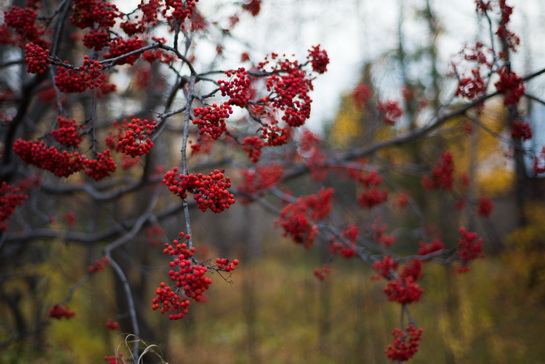
//> input picture mvms/lab4/pic.jpg, 545 x 364 px
$ ./lab4   (built with g++ and OpenCV 4, older OpenCV classes emulated)
//> lines starting //> are read from the running program, lines starting //| are printed output that depends on the picture
//> further down, img is the input picture: 364 rows x 545 cols, CV_8UC3; mean B, G, R 75.7, 85.4, 105.8
#include <opencv2/core/core.hpp>
#include <opencv2/highgui/highgui.hpp>
#include <opencv2/imgproc/imgproc.hpp>
#include <opencv2/features2d/features2d.hpp>
#include <iostream>
#include <fstream>

const double PI = std::acos(-1);

cv::Mat rotate(cv::Mat &img, const double &angle)
{
//> called with angle = 30
	auto radians = angle * PI / 180.0;

	auto sine = abs(std::sin(radians));
	auto cosine = abs(std::cos(radians));

	auto newWidth = static_cast<int>(img.cols * cosine + img.rows * sine);
//> newWidth = 653
	auto newHeight = static_cast<int>(img.cols * sine + img.rows * cosine);
//> newHeight = 587

	cv::Mat targetMat = cv::Mat::zeros(cv::Size(std::max(newWidth, img.cols), std::max(newHeight, img.rows)), img.type());

	auto offsetX = (newWidth - img.cols) / 2;
//> offsetX = 54
	auto offsetY = (newHeight - img.rows) / 2;
//> offsetY = 111

	if (offsetX < 0)
	{
		offsetX = 0;
	}

	if (offsetY < 0)
	{
		offsetY = 0;
	}

	img.copyTo(targetMat.rowRange(offsetY, offsetY + img.rows).colRange(offsetX, offsetX + img.cols));
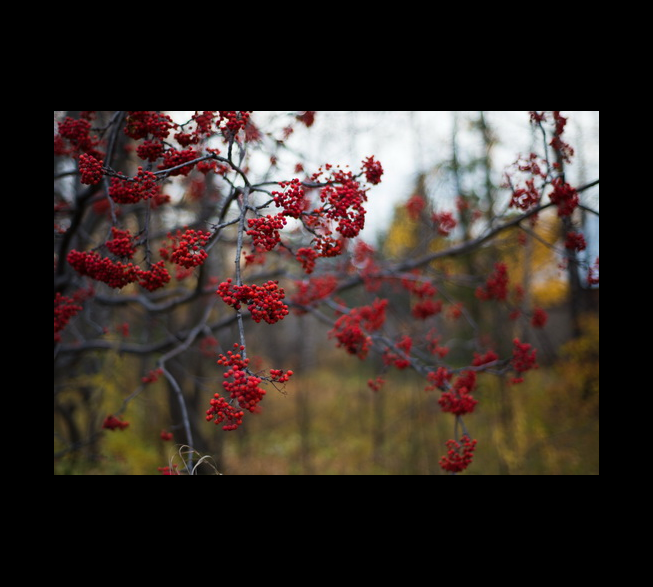
//> targetMat: 587 rows x 653 cols, CV_8UC3; mean B, G, R 39.2, 44.2, 54.7

	cv::Point2f center(targetMat.cols / 2.0, targetMat.rows / 2.0);
//> center = Point(326.5, 293.5)
	auto rotationMatrix = getRotationMatrix2D(center, angle, 1);

	cv::Mat result;

	warpAffine(targetMat, result, rotationMatrix, cv::Size(newWidth, newHeight));
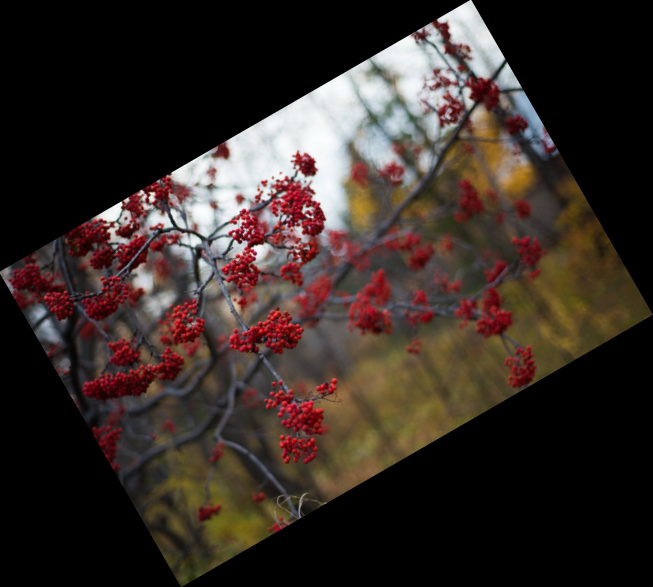
//> result: 587 rows x 653 cols, CV_8UC3; mean B, G, R 39.2, 44.2, 54.8

	return result;
}

int main(int argc, char* argv[])
{
	auto img = cv::imread("pic.jpg");

	cv::Mat img_rotated = rotate(img, 30);

	cv::ORB orb;

	std::vector<cv::KeyPoint> keyPoints;
	orb.detect(img, keyPoints);
//> keyPoints = 500 keypoints; strongest (x, y, size): (223, 94, 31), (231, 106, 31), (219, 92, 31), (218, 92, 37.2)

	cv::Mat descriptors;
	orb.compute(img, keyPoints, descriptors);

	std::vector<cv::KeyPoint> keyPoints_rotated;
	orb.detect(img_rotated, keyPoints_rotated);
//> keyPoints_rotated = 500 keypoints; strongest (x, y, size): (120, 203, 31), (120, 204, 44.6), (125, 200, 31), (149, 195, 31)

	cv::Mat descriptors_rotated;
	orb.compute(img_rotated, keyPoints_rotated, descriptors_rotated);

	cv::BFMatcher matcher(cv::NORM_HAMMING);

	std::vector<std::vector<cv::DMatch>> matches;
	matcher.knnMatch(descriptors, descriptors_rotated, matches, 2);
//> matches = 500 matches

	std::vector<cv::DMatch> goodMatches;

	for (auto i : matches)
	{
		if (i[0].distance < 50)
		{
			goodMatches.push_back(i[0]);
		}
	}
//> after the loop, goodMatches = 273 matches

	cv::Mat res;

	drawMatches(img, keyPoints, img_rotated, keyPoints_rotated, goodMatches, res);
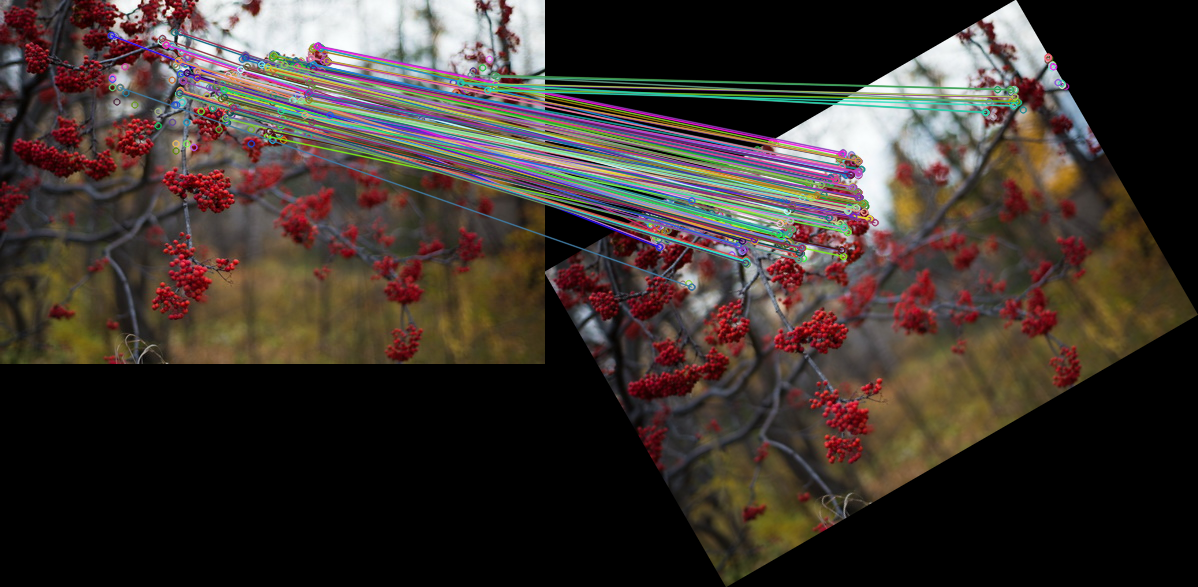
//> res: 587 rows x 1198 cols, CV_8UC3; mean B, G, R 46.7, 52, 61.5
	imshow("Lab 4", res);

// [24 lines of commented-out code are left out]

	cv::waitKey();

	return 0;
}
